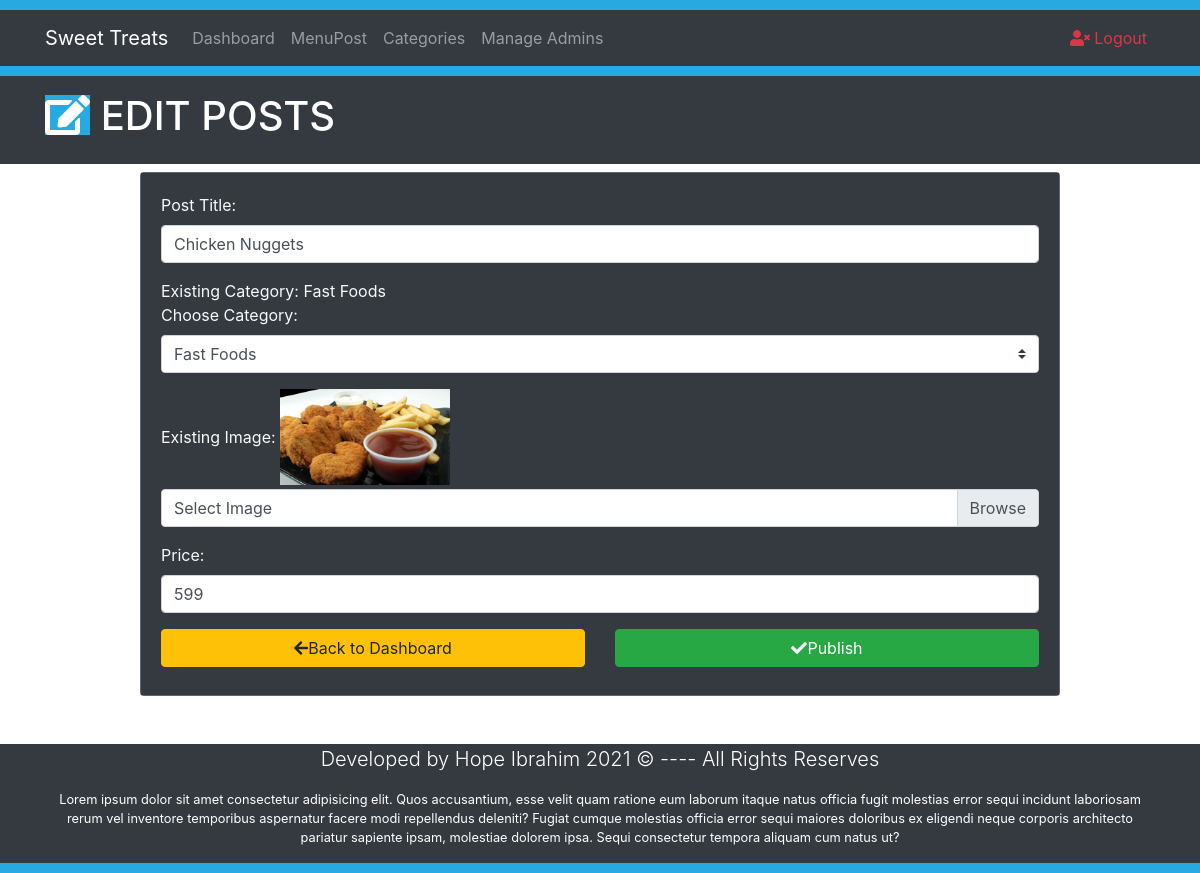
The app's page /EditPost.php?id=23 with its own data.
### tables this page shows
CREATE TABLE `products` (
  `id` int(11) NOT NULL,
  `datetime` varchar(50) NOT NULL,
  `product_name` varchar(100) NOT NULL,
  `category` varchar(100) NOT NULL,
  `author` varchar(100) NOT NULL,
  `product_price` float NOT NULL,
  `product_image` varchar(100) NOT NULL
);

### EditPost.php (the view, shortened to what this page needs)
<?php
require_once "Includes/session.php";
?>
<?php
$SearchQueryParameter = $_GET['id'];
?>
<!DOCTYPE html>
<html lang="en">
<head>
  <link rel="stylesheet" href="bootstrap4/css/bootstrap.min.css" />
</head>
<body>
  <div style="height: 10px; background: #27aae1;"></div>
  <?php include 'Includes/navbar.php';?>
  <div style="height: 10px; background: #27aae1;"></div>
  <header class="bg-dark text-white py-3">
    <div class="container">
      <div class="row">
        <div class="col-md-12">
          <h1><i class="fas fa-edit" style="background: #27aae1;"></i> EDIT POSTS</h1>
        </div>
      </div>
    </div>
  </header>
  <section class="container py-2 mb-4">
    <div class="row">
      <div class=" offset-lg-1 col-lg-10" style="min-height: 480px">
        <?php
        $sql      = "SELECT * FROM products WHERE id='$SearchQueryParameter'";
        $stmtPost = $ConnectingDB->query($sql);
        while ($DataRows = $stmtPost->fetch()) {
          $TitleToBeUpdated    = $DataRows['product_name'];
          $CategoryToBeUpdated = $DataRows['category'];
          $ImageToBeUpdated    = $DataRows['product_image'];
          $PriceToBeUpdated    = $DataRows['product_price'];
        }
        ?>
        <form method="post" action="EditPost.php?id=<?php echo $SearchQueryParameter; ?>" enctype="multipart/form-data">
          <div class="card bg-secondary text-light mb-3">
            <div class="card-body bg-dark">
              <div class="form-group">
                <label for="ProductTitle"> <span class="FieldInfo">Post Title:</span> </label>
                <input class="form-control" type="text" name="ProductTitle" id="ProductTitle" placeholder="Type title here" value="<?php echo $TitleToBeUpdated; ?>">
              </div>
              <div class="form-group">
                <span class="FieldInfo">Existing Category:</span>
                <?php echo $CategoryToBeUpdated; ?>
                <br>
                <label for="CategoryTitle"> <span class="FieldInfo">Choose Category:</span> </label>
                <select class="form-control custom-select" name="Category" id="CategoryTitle">
                  <?php
                  global $ConnectingDB;
                  $sql  = "SELECT id,title FROM category";
                  $stmt = $ConnectingDB->query($sql);
                  while ($DataRows = $stmt->fetch()) {
                    $CategoryName = $DataRows["title"];
                  ?>
                    <option> <?php echo $CategoryName; ?></option>
                  <?php } ?>
                </select>
              </div>
              <div class="form-group">
                <span class="FieldInfo">Existing Image:</span>
                <img class="img-fluid mb-1" src=" Uploads/<?php echo $ImageToBeUpdated; ?>" width="170px;" height="70px;">
                <div class="custom-file">
                  <label for="ImageSelect" class="custom-file-label">Select Image</label>
                </div>
              </div>
              <div class="form-group">
                <label for="price"> <span class="FieldInfo"> Price: </span></label>
                <input class="form-control" type="number" name="ProductPrice" id="price" placeholder="Type price Here" value="<?php echo $PriceToBeUpdated; ?>">
              </div>
              <div class="row">
                <div class="col-lg-6 mb-2">
                  <a href="Dashboard.php" class="btn btn-warning btn-block"><i class="fas fa-arrow-left"></i>Back to Dashboard</a>
                </div>
                <div class="col-lg-6 mb-2">
                  <button type="submit" class="btn btn-success btn-block" name="Submit"><i class="fas fa-check"></i>Publish</button>
                </div>
              </div>
            </div>
          </div>
        </form>
      </div>
    </div>
  </section>
  <?php include 'Includes/footer.php';?>
  <div style="height: 10px; background: #27aae1;"></div>
</body>
</html>

### records on screen
products: ProductTitle "Chicken Nuggets", category "Fast Foods", product_image (picture), ProductPrice "599"

### other values on screen
form field Category "Fast Foods"
